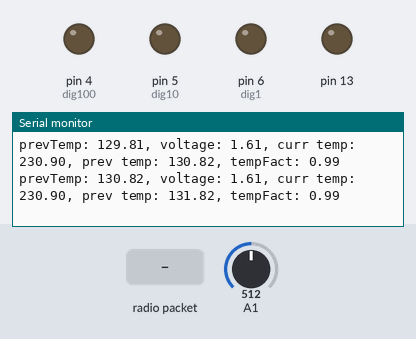
The sketch below on a simulated Arduino Uno, built with avr-gcc and run on an emulated ATmega328P. On the bench: output pins drawn as LEDs (lit = HIGH), the last lines printed to the serial monitor. The inputs (shaded band) are chosen by the test bench; at power-on: A1 = 512. No radio packets arrive unless stated; pins used as bus, display or sensor lines are not drawn.

Above: at 4.2 s.
4.3 s: radio packet "5" arrives
At 4.56 s:
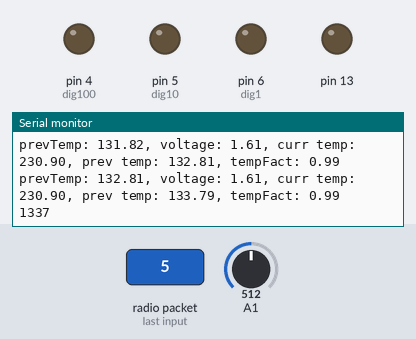
7.3 s: radio packet "90" arrives
At 7.54 s:
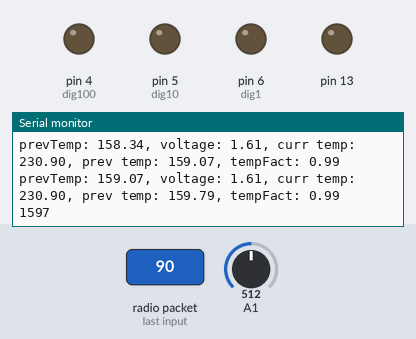
10.3 s: A1 set to 290
At 10.3 s:
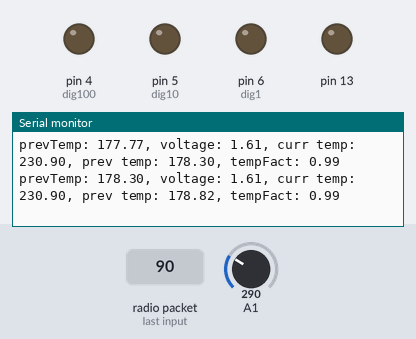
13.3 s: A1 set to 267
At 13.38 s:
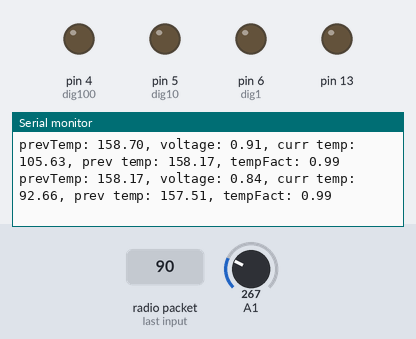
Timing chart, 0 to 16.3 s (numbered marks = the images above; inputs shaded):
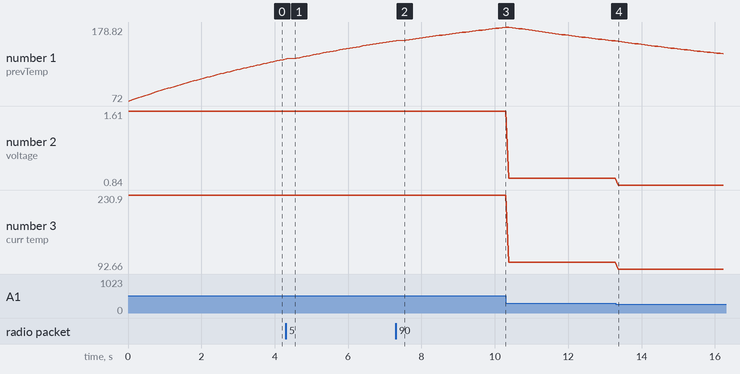

Measured:
- after the input at 4.3 s, the serial monitor: prints a new line after 0.11 s (image 1)
- after the input at 7.3 s, the serial monitor: prints a new line after 0.10 s (image 2)
- after the input at 13.3 s, the serial monitor: prints a new line after 0.07 s (image 4)
- plotted number 1: 178.3 → 158.7 after the input at 10.3 s, 158.7 → 135.18 after the input at 13.3 s
- plotted number 2: 1.61 → 0.91 after the input at 10.3 s, 0.91 → 0.84 after the input at 13.3 s
- plotted number 3: 230.9 → 105.63 after the input at 10.3 s, 105.63 → 92.66 after the input at 13.3 s

The sketch:

spoke_virt_wire_2_way.ino
```cpp
// (licence header left out)
#include <VirtualWire.h>

int CLK = 8;
int dig100 = 4;
int dig10 = 5;
int dig1 = 6;
float prevTemp = 72.0;

void setup()
{
  Serial.begin(9600);	// Debugging only
  Serial.println("setup");

  pinMode(CLK, OUTPUT);
  pinMode(dig100, OUTPUT);
  pinMode(dig10, OUTPUT);
  pinMode(dig1, OUTPUT);
  pinMode(13, OUTPUT);
  pinMode(A1, INPUT);

  analogReference(EXTERNAL);

  // Initialise the IO and ISR
  vw_setup(2000);	 // Bits per sec
  vw_rx_start();       // Start the receiver PLL running
}

void loop()
{
  //Serial.println("loop");
  float analogIn = analogRead(A1);
  delay(10);
  analogIn = analogRead(A1);
  delay(10);
  float voltage = analogIn * 3.21 / 1024;
  //Serial.println(voltage);
  float tempC = (voltage-0.5)/0.01;
  float tempF = (tempC*9/5)+32;
  float tempFactor = 0.99;
  Serial.print("prevTemp: ");
  Serial.print(prevTemp);
  Serial.print(", voltage: ");
  Serial.print(voltage);
  float prevPrevTemp = prevTemp;
  prevTemp = tempFactor*prevTemp + tempF*(1.0-tempFactor);
  Serial.print(", curr temp: ");
  Serial.print(tempF);
  Serial.print(", prev temp: ");
  Serial.print(prevTemp);
  Serial.print(", tempFact: ");
  Serial.println(tempFactor);
  int tenXTemp = (int)(tempF*10);

  int numbers [] = {
    252, 96, 218, 242, 102, 182, 190, 224, 254, 246      };

  int displayFactor = 1;
  int dp = 1;
  if (tenXTemp > 999) {
    displayFactor = 10;
    dp = 0;
  }
  for (int i=0 ; i<8 ; i++) {
    digitalWrite(CLK, LOW);
    digitalWrite(dig100, 0);//bitRead(numbers[tenXTemp/(100*displayFactor)], i));
    digitalWrite(dig10, 0);//bitRead(numbers[(tenXTemp/(10*displayFactor))%10]+dp, i));
    digitalWrite(dig1, 0);//bitRead(numbers[(tenXTemp/(1*displayFactor))%10], i));
    digitalWrite(CLK, HIGH);
  }


  byte buf[VW_MAX_MESSAGE_LEN];
  byte buflen = VW_MAX_MESSAGE_LEN;
  if (vw_get_message(buf, &buflen)) // Non-blocking
  {
    digitalWrite(13, HIGH);
    //Serial.print("received: ");

    String incoming = "";
    for (int i = 0; i < buflen; i++)
    {
      incoming += buf[i]-'0';
      //eSerial.print(buf[i]-'0');
    }

    //Serial.println(incoming);

    int tenXTemp = (int)(prevTemp*10);
    String outgoingString = String(tenXTemp);
    char msg[10];
    outgoingString.toCharArray(msg, 10);
    //Serial.print("sent:     ");
    Serial.println(outgoingString);
    digitalWrite(13, LOW);
    for (int i=0 ; i<3 ; i++) {
      vw_send((uint8_t *)msg, strlen(msg));
      vw_wait_tx(); // Wait until the whole message is gone
      delay(10);
    }

    // Serial.println("done");


  }

  delay(10);
}
```
